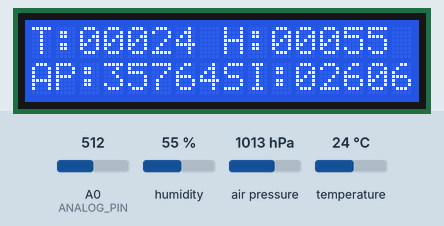
Bench run of a sketch on a simulated Arduino Uno, built with avr-gcc and run on an emulated ATmega328P. Parts: 16×2 character LCD. The test bench sets the inputs (shaded band); at power-on: humidity 55 %, air pressure 1013 hPa, A0 (ANALOG_PIN) = 512, temperature 24 °C. What the sketch prints to the serial monitor is not drawn.

Above: at 6.2 s.
6.3 s: humidity set to 22 %
At 7.4 s:
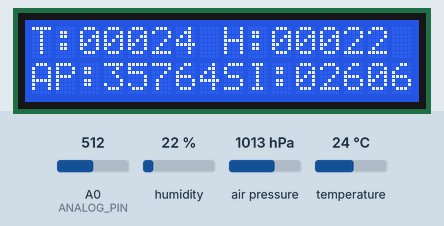
7.9 s: air pressure set to 952 hPa
At 10.2 s:
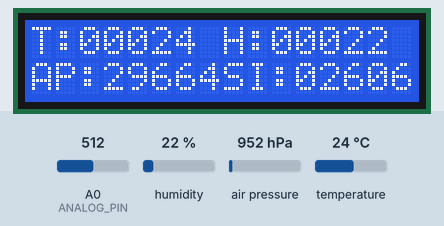
10.5 s: A0 (ANALOG_PIN) set to 716
At 11.4 s:
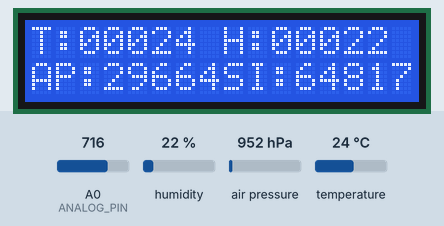
12.2 s: temperature set to 12 °C
At 14.0 s:
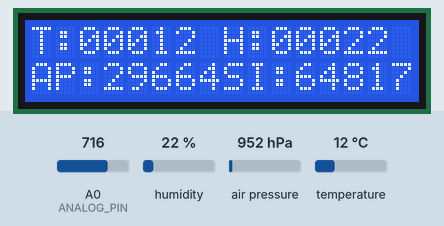
14.5 s: air pressure set to 975 hPa
At 16.9 s:
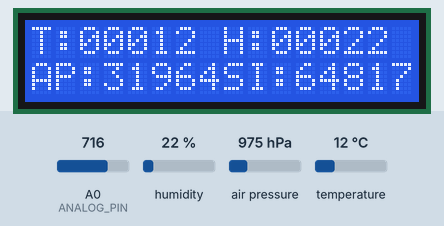
17.2 s: A0 (ANALOG_PIN) set to 992
At 17.9 s:
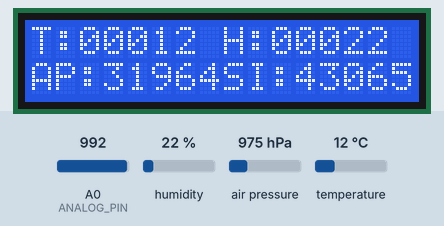
Timing chart, 0 to 19.8 s (numbered marks = the images above; inputs shaded):
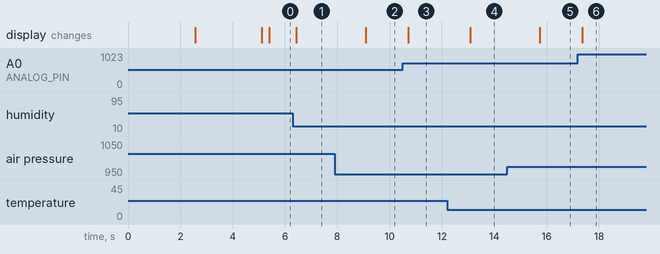

Measured:
- after the input at 6.3 s, the display: changes after 0.13 s (image 1)
- after the input at 7.9 s, the display: changes after 1.2 s (image 2)
- after the input at 10.5 s, the display: changes after 0.22 s (image 3)
- after the input at 12.2 s, the display: changes after 0.88 s (image 4)
- after the input at 14.5 s, the display: changes after 1.2 s (image 5)
- after the input at 17.2 s, the display: changes after 0.16 s (image 6)

The sketch:

Transmitter.ino
```cpp
#include <LiquidCrystal.h>
#include <stdio.h>
#include <string.h>

LiquidCrystal lcd(6, 7, 5, 4, 3, 2);

#include <Wire.h>
#include "dht.h"
#define dht_apin 8
dht DHT;


#include <Adafruit_Sensor.h>
#include <Adafruit_BMP280.h>
#define SEALEVELPRESSURE_HPA (1013.25)
Adafruit_BMP280 bme;


#define ANALOG_PIN A0 // Analog pin
#define RESISTANCE 10.0 // Resistance in thousands of ohms
#define PANEL_LENGTH 53.0 // Length of solar cell in mm
#define PANEL_WIDTH 37.0 // Width of solar cell in mm
volatile float Area;
volatile float Power;
volatile float Radiation;

float Area1=0.0;

float multiplier=10000.0;


float tempc=0,humc=0;
float atm_pressure=0;

int sti=0;
String inputString = "";         // a string to hold incoming data
boolean stringComplete = false;  // whether the string is complete


void get_irradiation()
{
 Area = ((PANEL_LENGTH * PANEL_WIDTH) / multiplier); // we are dividing by 10000 get the area in square meters
 //Serial.print("Area:");Serial.println(Area);
 //Area1 = ((PANEL_LENGTH * PANEL_WIDTH) / multiplier);
 //Serial.print("Area1:");Serial.println(Area1);

  delay(100);
 Power = ((pow(analogRead(ANALOG_PIN), 2)) / RESISTANCE) ; // Calculating power
 //Serial.print("Power:");Serial.println(Power);
  delay(100);

 Radiation = (Power / Area);
}

void setup()
{
    Serial.begin(1200);
    serialEvent();


    //8.LIFI based parameters monitoring system for Space Appliactions
    lcd.begin(16, 2);
    lcd.clear();
    lcd.print("   LIFI Based");
    lcd.setCursor(0,1);
    lcd.print("   Parameters ");
    delay(2500);

    lcd.clear();
    lcd.print(" Monitoring Sys");
    lcd.setCursor(0,1);
    lcd.print("For Space Applic");
    delay(2500);


 if(!bme.begin(0x76))
   {
    lcd.clear();lcd.print("BME Error");
    //Serial.println("Could not find a valid BME280 sensor, check wiring!");
    while (1);
   }

    lcd.clear();
    lcd.write("T:");  //2,0
    lcd.setCursor(8,0);
    lcd.print("H:"); //10,0
    lcd.setCursor(0,1);
    lcd.write("AP:");  //3,1
    lcd.setCursor(8,1);
    lcd.write("SI:");  //11,1
}


void loop()
{
     DHT.read11(dht_apin);

      tempc = DHT.temperature;
      humc  = DHT.humidity;

    lcd.setCursor(2,0);convertl(tempc);
    lcd.setCursor(10,0);convertl(humc);

    //atm_pressure = bmp.readPressure();
    //atm_pressure = 717.8;
    atm_pressure = bme.readPressure();
    lcd.setCursor(3,1);convertl(atm_pressure);
    delay(100);

    get_irradiation();
    lcd.setCursor(11,1);convertl(Radiation);

     Serial.write('*');
     converts(tempc);
     converts(humc);
     converts(atm_pressure);
     converts(Radiation);
     Serial.write('#');

 delay(1000);
}


void serialEvent()
{
   while(Serial.available())
        {
         char inChar = (char)Serial.read();
          if(inChar == '*')
            {sti=1;
              inputString += inChar;
            }
          if(sti == 1)
            {
              inputString += inChar;
            }
          if(inChar == '#')
            {sti=0;
              stringComplete = true;
            }
        }
}


void converts(unsigned int value)
{
  unsigned int a,b,c,d,e,f,g,h;

      a=value/10000;
      b=value%10000;
      c=b/1000;
      d=b%1000;
      e=d/100;
      f=d%100;
      g=f/10;
      h=f%10;


      a=a|0x30;
      c=c|0x30;
      e=e|0x30;
      g=g|0x30;
      h=h|0x30;


   Serial.write(a);
   Serial.write(c);
   Serial.write(e);
   Serial.write(g);
   Serial.write(h);
}

void convertl(unsigned int value)
{
  unsigned int a,b,c,d,e,f,g,h;

      a=value/10000;
      b=value%10000;
      c=b/1000;
      d=b%1000;
      e=d/100;
      f=d%100;
      g=f/10;
      h=f%10;


      a=a|0x30;
      c=c|0x30;
      e=e|0x30;
      g=g|0x30;
      h=h|0x30;


   lcd.write(a);
   lcd.write(c);
   lcd.write(e);
   lcd.write(g);
   lcd.write(h);
}
```
